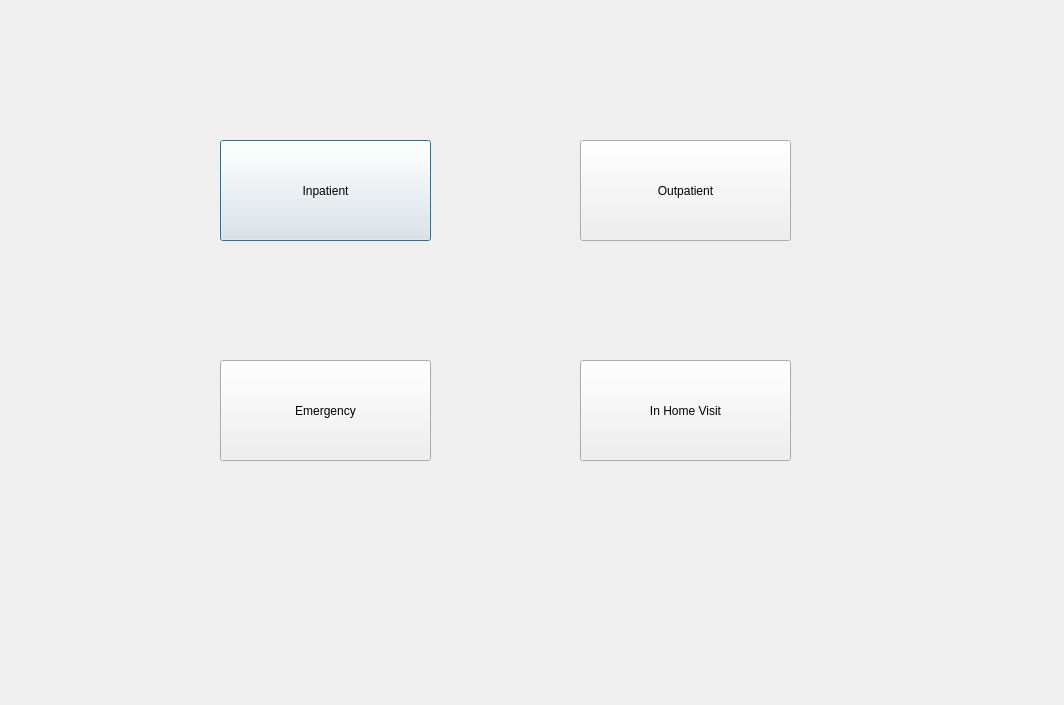
<?xml version="1.0" encoding="UTF-8"?>
<ui version="4.0">
 <class>PatientType</class>
 <widget class="QDialog" name="PatientType">
  <property name="geometry">
   <rect>
    <x>0</x>
    <y>0</y>
    <width>1064</width>
    <height>705</height>
   </rect>
  </property>
  <property name="windowTitle">
   <string>Dialog</string>
  </property>
  <widget class="QPushButton" name="pushButton_Inpatient">
   <property name="geometry">
    <rect>
     <x>220</x>
     <y>140</y>
     <width>211</width>
     <height>101</height>
    </rect>
   </property>
   <property name="text">
    <string>Inpatient</string>
   </property>
  </widget>
  <widget class="QPushButton" name="pushButton_Outpatient">
   <property name="geometry">
    <rect>
     <x>580</x>
     <y>140</y>
     <width>211</width>
     <height>101</height>
    </rect>
   </property>
   <property name="text">
    <string>Outpatient</string>
   </property>
  </widget>
  <widget class="QPushButton" name="pushButton_InHomeVisit">
   <property name="geometry">
    <rect>
     <x>580</x>
     <y>360</y>
     <width>211</width>
     <height>101</height>
    </rect>
   </property>
   <property name="text">
    <string>In Home Visit</string>
   </property>
  </widget>
  <widget class="QPushButton" name="pushButton_Emergency">
   <property name="geometry">
    <rect>
     <x>220</x>
     <y>360</y>
     <width>211</width>
     <height>101</height>
    </rect>
   </property>
   <property name="text">
    <string>Emergency</string>
   </property>
  </widget>
 </widget>
 <resources/>
 <connections/>
</ui>
